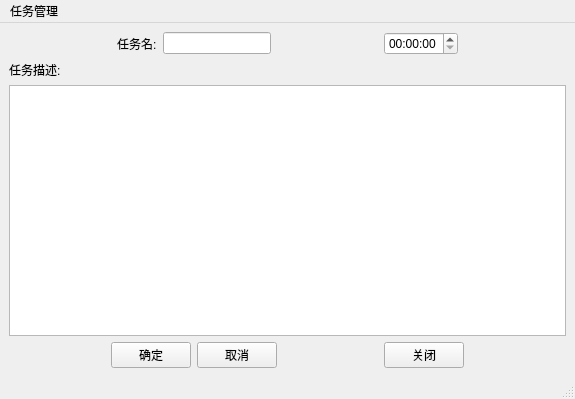
<?xml version="1.0" encoding="UTF-8"?>
<ui version="4.0">
 <class>MainWindows</class>
 <widget class="QMainWindow" name="MainWindows">
  <property name="geometry">
   <rect>
    <x>0</x>
    <y>0</y>
    <width>575</width>
    <height>399</height>
   </rect>
  </property>
  <property name="windowTitle">
   <string>MainWindows</string>
  </property>
  <widget class="QWidget" name="centralwidget">
   <layout class="QVBoxLayout" name="verticalLayout">
    <item>
     <layout class="QHBoxLayout" name="horizontalLayout_2">
      <item>
       <spacer name="horizontalSpacer_5">
        <property name="orientation">
         <enum>Qt::Horizontal</enum>
        </property>
        <property name="sizeHint" stdset="0">
         <size>
          <width>40</width>
          <height>20</height>
         </size>
        </property>
       </spacer>
      </item>
      <item>
       <widget class="QLabel" name="label">
        <property name="text">
         <string>任务名:</string>
        </property>
       </widget>
      </item>
      <item>
       <widget class="QLineEdit" name="renwuname">
        <property name="text">
         <string/>
        </property>
       </widget>
      </item>
      <item>
       <spacer name="horizontalSpacer_3">
        <property name="orientation">
         <enum>Qt::Horizontal</enum>
        </property>
        <property name="sizeHint" stdset="0">
         <size>
          <width>40</width>
          <height>20</height>
         </size>
        </property>
       </spacer>
      </item>
      <item>
       <widget class="QTimeEdit" name="timeEdit"/>
      </item>
      <item>
       <spacer name="horizontalSpacer_6">
        <property name="orientation">
         <enum>Qt::Horizontal</enum>
        </property>
        <property name="sizeHint" stdset="0">
         <size>
          <width>40</width>
          <height>20</height>
         </size>
        </property>
       </spacer>
      </item>
     </layout>
    </item>
    <item>
     <widget class="QLabel" name="label_2">
      <property name="text">
       <string>任务描述:</string>
      </property>
     </widget>
    </item>
    <item>
     <widget class="QTextEdit" name="renwumiaoshu">
      <property name="html">
       <string>&lt;!DOCTYPE HTML PUBLIC &quot;-//W3C//DTD HTML 4.0//EN&quot; &quot;http://www.w3.org/TR/REC-html40/strict.dtd&quot;&gt;
&lt;html&gt;&lt;head&gt;&lt;meta name=&quot;qrichtext&quot; content=&quot;1&quot; /&gt;&lt;style type=&quot;text/css&quot;&gt;
p, li { white-space: pre-wrap; }
&lt;/style&gt;&lt;/head&gt;&lt;body style=&quot; font-family:'SimSun'; font-size:9pt; font-weight:400; font-style:normal;&quot;&gt;
&lt;p style=&quot;-qt-paragraph-type:empty; margin-top:0px; margin-bottom:0px; margin-left:0px; margin-right:0px; -qt-block-indent:0; text-indent:0px;&quot;&gt;&lt;br /&gt;&lt;/p&gt;&lt;/body&gt;&lt;/html&gt;</string>
      </property>
     </widget>
    </item>
    <item>
     <layout class="QHBoxLayout" name="horizontalLayout">
      <item>
       <spacer name="horizontalSpacer_4">
        <property name="orientation">
         <enum>Qt::Horizontal</enum>
        </property>
        <property name="sizeHint" stdset="0">
         <size>
          <width>40</width>
          <height>20</height>
         </size>
        </property>
       </spacer>
      </item>
      <item>
       <widget class="QPushButton" name="queding">
        <property name="text">
         <string>确定</string>
        </property>
       </widget>
      </item>
      <item>
       <widget class="QPushButton" name="quxiao">
        <property name="text">
         <string>取消</string>
        </property>
       </widget>
      </item>
      <item>
       <spacer name="horizontalSpacer">
        <property name="orientation">
         <enum>Qt::Horizontal</enum>
        </property>
        <property name="sizeHint" stdset="0">
         <size>
          <width>40</width>
          <height>20</height>
         </size>
        </property>
       </spacer>
      </item>
      <item>
       <widget class="QPushButton" name="guanbi">
        <property name="text">
         <string>关闭</string>
        </property>
       </widget>
      </item>
      <item>
       <spacer name="horizontalSpacer_2">
        <property name="orientation">
         <enum>Qt::Horizontal</enum>
        </property>
        <property name="sizeHint" stdset="0">
         <size>
          <width>40</width>
          <height>20</height>
         </size>
        </property>
       </spacer>
      </item>
     </layout>
    </item>
   </layout>
  </widget>
  <widget class="QStatusBar" name="statusbar">
   <property name="sizeGripEnabled">
    <bool>true</bool>
   </property>
  </widget>
  <widget class="QMenuBar" name="menubar">
   <property name="geometry">
    <rect>
     <x>0</x>
     <y>0</y>
     <width>575</width>
     <height>22</height>
    </rect>
   </property>
   <widget class="QMenu" name="renwuguanli">
    <property name="title">
     <string>任务管理</string>
    </property>
    <addaction name="xuanzherenwu"/>
    <addaction name="separator"/>
    <addaction name="tianjiarenwu"/>
   </widget>
   <addaction name="renwuguanli"/>
  </widget>
  <action name="xuanzherenwu">
   <property name="text">
    <string>选择任务</string>
   </property>
  </action>
  <action name="tianjiarenwu">
   <property name="text">
    <string>添加任务</string>
   </property>
  </action>
 </widget>
 <resources/>
 <connections>
  <connection>
   <sender>guanbi</sender>
   <signal>clicked()</signal>
   <receiver>MainWindows</receiver>
   <slot>close()</slot>
   <hints>
    <hint type="sourcelabel">
     <x>374</x>
     <y>357</y>
    </hint>
    <hint type="destinationlabel">
     <x>251</x>
     <y>199</y>
    </hint>
   </hints>
  </connection>
 </connections>
</ui>
